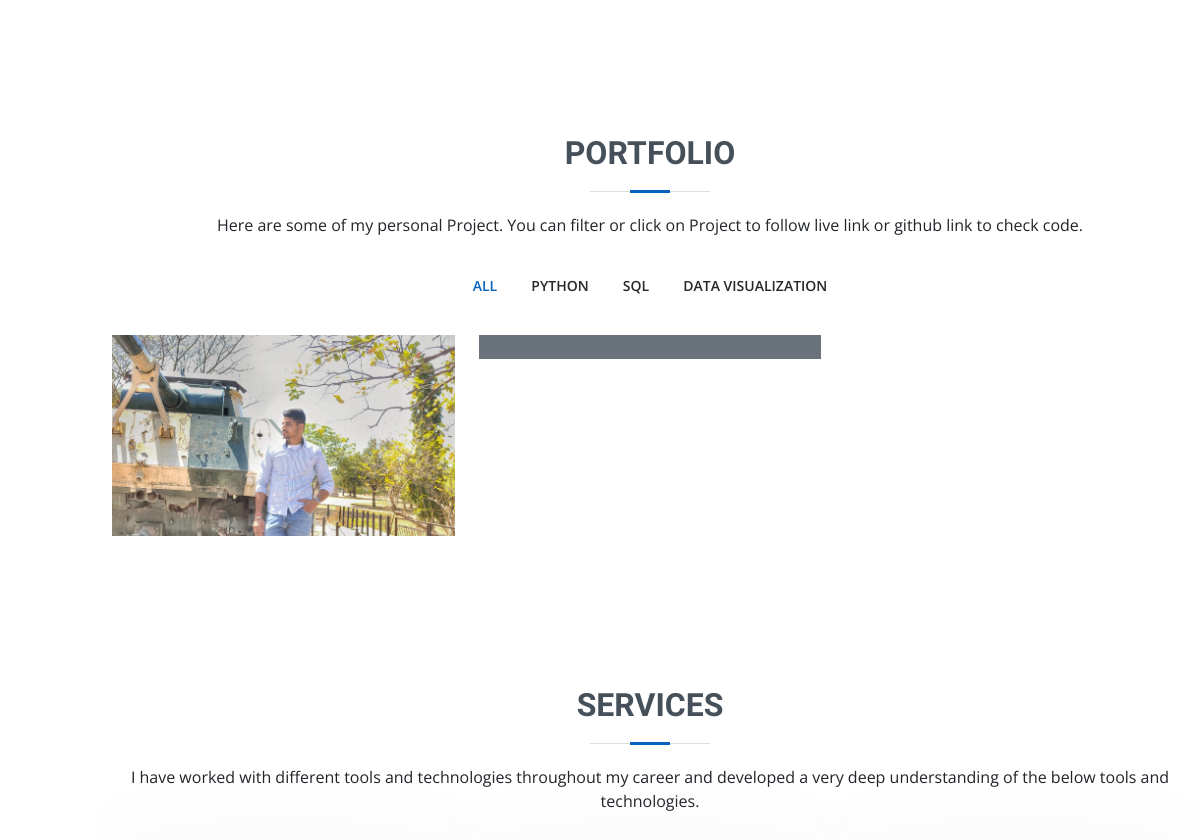
Before: / (middle part) with the older database file.
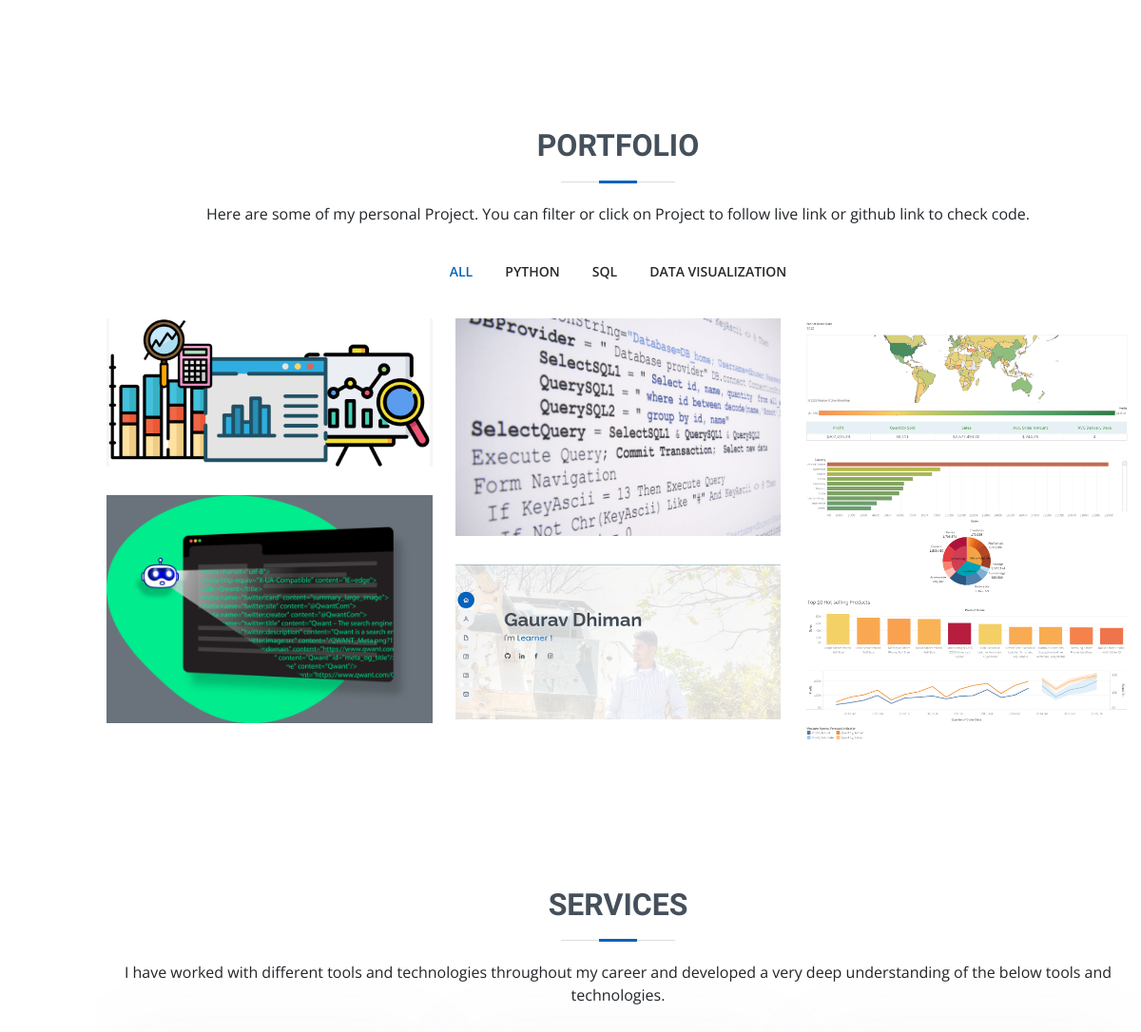
After: the same page with the newer database file.
### portfolio/models.py (models this page shows, shortened)
class Projects(models.Model):
    Project_Title = models.CharField(max_length=50)
    Project_Type = models.CharField(max_length=50,choices=CHOICE)
    Project_Desc = models.TextField(default="")
    Project_img = models.ImageField(upload_to='upload_img')
    Project_Live_Link = models.CharField(max_length=200,default="")
    Project_github_Link = models.CharField(max_length=200,default="")

### portfolio/views.py (the view, shortened to what this page needs)
# urls.py: path('',views.index,name='index')
def index(request):
    contactus_form = ContactForm()
    forms = Projects.objects.all()
    return render(request,'index.html',{'forms':forms,'contactus_form':contactus_form})

### portfolio/templates/index.html (shortened to what this page needs)
{% load static%}
<!DOCTYPE HTML >
<HTML lang="en">
   <HEAD>
      <link href="{% static '/vendor/aos/aos.css'%}" rel="stylesheet">
      <link href="{% static '/vendor/bootstrap/css/bootstrap.min.css'%}" rel="stylesheet">
      <link href="{% static '/vendor/bootstrap-icons/bootstrap-icons.css'%}" rel="stylesheet">
      <link href="{% static '/vendor/boxicons/css/boxicons.min.css'%}" rel="stylesheet">
      <link href="{% static '/vendor/glightbox/css/glightbox.min.css'%}" rel="stylesheet">
      <link href="{% static '/vendor/swiper/swiper-bundle.min.css'%}" rel="stylesheet">
      <link href="{% static '/css/style.css'%}" rel="stylesheet">
   </HEAD>
   <body>
      <header id="header" class="d-flex flex-column justify-content-center">
      </header>
      <main id="main">
        <section id="resume" class="resume">
          <div class="container" data-aos="fade-up">
            <div class="row">
              <div class="col-lg-6">
              </div>
              <div class="col-lg-6">
              </div>
            </div>
          </div>
        </section>
        <section id="portfolio" class="portfolio section-bg">
          <div class="container" data-aos="fade-up">
            <div class="section-title">
              <h2>Portfolio</h2>
              <p>Here are some of my personal Project. You can filter or click on Project to follow live link or github link to check code.</p>
            </div>
            <div class="row">
              <div class="col-lg-12 d-flex justify-content-center" data-aos="fade-up" data-aos-delay="100">
                <ul id="portfolio-flters">
                  <li data-filter="*" class="filter-active">All</li>
                  <li data-filter=".filter-PYTHON">Python</li>
                  <li data-filter=".filter-SQL">SQL</li>
                  <li data-filter=".filter-DATA_VISUALIZATION">Data Visualization</li>
                </ul>
              </div>
            </div>
            <div class="row portfolio-container" data-aos="fade-up" data-aos-delay="200">
              {%for form in forms%}
              <div class="col-lg-4 col-md-6 portfolio-item filter-{{form.Project_Type}}">
                <div class="portfolio-wrap">
                  <img src="{{form.Project_img.url}}" class="img-fluid" alt="">
                </div>
              </div>
              {%endfor%}
            </div>
          </div>
        </section>
        <section id="services" class="services">
          <div class="container" data-aos="fade-up">
            <div class="section-title">
              <h2>Services</h2>
              <p>I have worked with different tools and technologies throughout my career and developed a very deep understanding of the below tools and technologies. </p>
            </div>
          </div>
        </section>
      </main>
    </body>
    </html>

### static/css/style.css (style rules this page uses)
body { font-family: "Open Sans", sans-serif; }
h1, h2, h3, h4, h5, h6 { font-family: "Raleway", sans-serif; }
#header { position: fixed; top: 0; left: 0; bottom: 0; z-index: 9997; transition: all 0.5s; padding: 15px; overflow-y: auto; }
@media (min-width: 991px) { #main { margin-left: 100px; } }
section { padding: 60px 0; overflow: hidden; }
.section-title { text-align: center; padding-bottom: 30px; }
.section-title h2 { font-size: 32px; font-weight: bold; text-transform: uppercase; margin-bottom: 20px; padding-bottom: 20px; position: relative; color: #45505b; }
.section-title h2::before { content: ""; position: absolute; display: block; width: 120px; height: 1px; background: #ddd; bottom: 1px; left: calc(50% - 60px); }
.section-title h2::after { content: ""; position: absolute; display: block; width: 40px; height: 3px; background: #0563bb; bottom: 0; left: calc(50% - 20px); }
.section-title p { margin-bottom: 0; }
.portfolio .portfolio-item { margin-bottom: 30px; }
.portfolio #portfolio-flters { padding: 0; margin: 0 auto 25px auto; list-style: none; text-align: center; background: #fff; border-radius: 50px; padding: 2px 15px; }
.portfolio #portfolio-flters li { cursor: pointer; display: inline-block; padding: 10px 15px; font-size: 14px; font-weight: 600; line-height: 1; text-transform: uppercase; color: #272829; margin-bottom: 5px; transition: all 0.3s ease-in-out; }
.portfolio #portfolio-flters li:hover, .portfolio #portfolio-flters li.filter-active { color: #0563bb; }
.portfolio #portfolio-flters li:last-child { margin-right: 0; }
.portfolio .portfolio-wrap { transition: 0.3s; position: relative; overflow: hidden; z-index: 1; background: rgba(69, 80, 91, 0.8); }
.portfolio .portfolio-wrap::before { content: ""; background: rgba(255, 255, 255, 0.7); position: absolute; left: 30px; right: 30px; top: 30px; bottom: 30px; transition: all ease-in-out 0.3s; z-index: 2; opacity: 0; }

### portfolio/templates/index.html (style rules this page uses)
body { background-color: rgba(255, 255, 255, 0.986); }

Changed rows visible on the page:
removed Projects: Project_img (picture)
added Projects: Project_img (picture)
added Projects: Project_img (picture)
added Projects: Project_img (picture)
added Projects: Project_img (picture)
added Projects: Project_img (picture)
